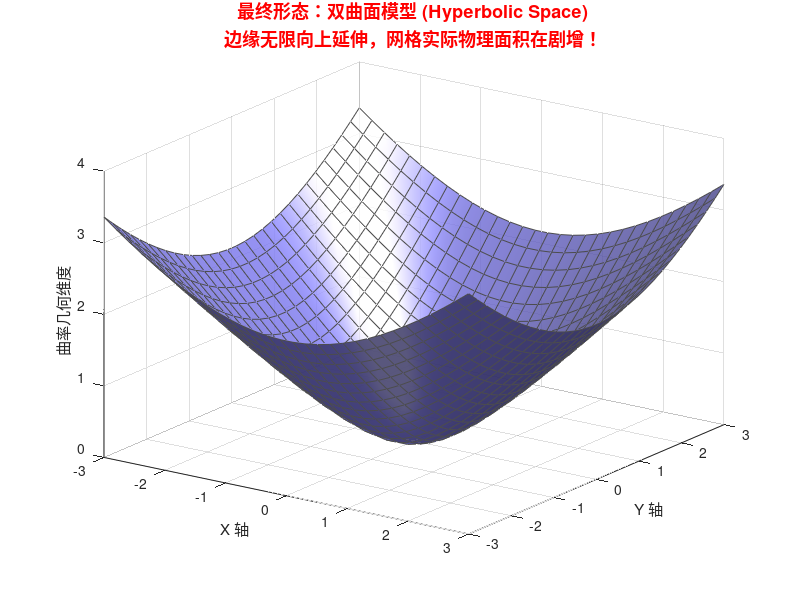

Source code (MATLAB):
% ==========================================
% 3D 动态演示：从平坦平面到双曲空间的演化
% ==========================================

close all; clear; clc;

% 创建基础坐标网格
[X, Y] = meshgrid(linspace(-3, 3, 30));

figure('Name', '双曲空间 (Hyperboloid Model) 动态演化', 'Position', [150, 150, 900, 700]);

% 初始状态：完全平坦的 Z = 0 欧氏平面
Z_flat = zeros(size(X));
h = surf(X, Y, Z_flat, 'FaceColor', 'interp', 'EdgeColor', [0.3 0.3 0.3], 'FaceAlpha', 0.8);
colormap(cool);
axis([-3 3 -3 3 0 4]); % Z轴预留向上的空间
view(35, 25);
grid on;
xlabel('X 轴'); ylabel('Y 轴'); zlabel('曲率几何维度');
title('初始状态：平坦欧几里得空间 (网格均匀直交)', 'FontSize', 13);

% 添加光源感
camlight('right');
lighting gouraud;

pause(2); % 停留 2 秒观察平坦状态

% 动画：引入负曲率，空间开始向上翘曲形成双曲面
frames = 100;
for i = 1:frames
    t = i / frames; % t 从 0 到 1
    
    % 双曲面公式：Z^2 - X^2 - Y^2 = 1 (当曲率为完全体时)
    % 我们让 Z 从 0 平滑过渡到 sqrt(1 + X^2 + Y^2) - 1
    Z_hyperbolic = sqrt(1 + X.^2 + Y.^2) - 1; 
    
    % 当前帧的 Z 坐标是平坦和双曲的线性插值
    Z_current = t * Z_hyperbolic;
    
    set(h, 'ZData', Z_current);
    
    if t < 0.5
        title('空间开始发生“负曲率”扭曲...', 'FontSize', 13, 'Color', 'b');
    else
        title({'最终形态：双曲面模型 (Hyperbolic Space)', '边缘无限向上延伸，网格实际物理面积在剧增！'}, 'FontSize', 13, 'Color', 'r');
    end
    
    drawnow;
    pause(0.03);
end
